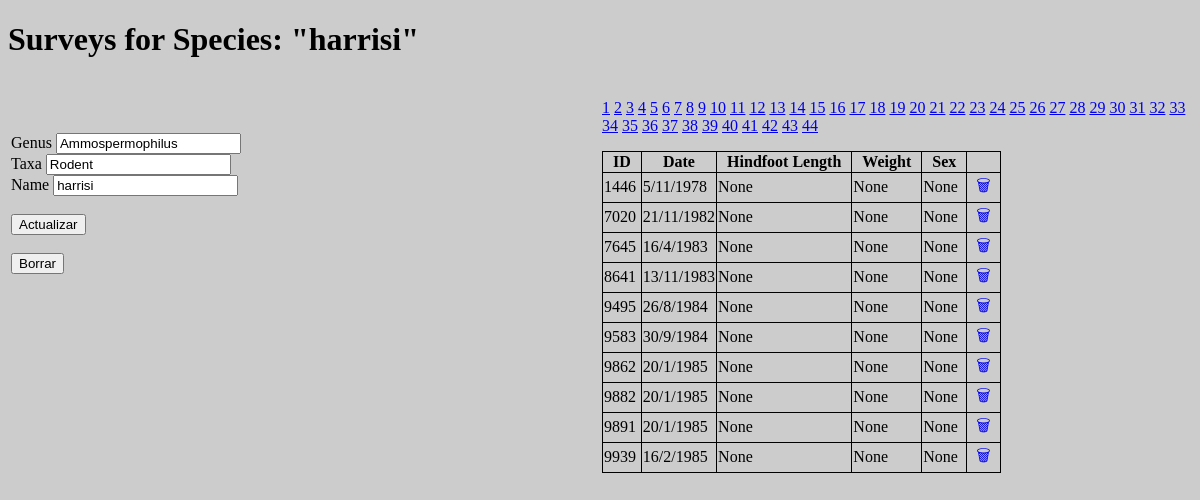
/species/AH, run on the app's committed database.
### mammals/models.py (models this page shows)
    class Species(db.Model):
        __tablename__ = "species"
        uid = db.Column("species_id", db.String, primary_key=True)
        genus = db.Column("genus", db.String)
        name = db.Column("species", db.String)
        taxa = db.Column("taxa", db.String)
        surveys = db.relationship("Survey", backref="species", lazy=True)

    class Survey(db.Model):
        __tablename__ = "surveys"
        uid = db.Column("record_id", db.BigInteger, primary_key=True)
        day = db.Column("day", db.BigInteger)
        month = db.Column("month", db.BigInteger)
        year = db.Column("year", db.BigInteger)
        plot_id = db.Column(db.BigInteger, db.ForeignKey("plots.plot_id"))
        species_id = db.Column(db.String, db.ForeignKey("species.species_id"))
        sex = db.Column("sex", db.String)
        hindfoot_length = db.Column("hindfoot_length", db.Float)
        weight = db.Column("weight", db.Float)

### mammals/views.py (the view, shortened to what this page needs)
    @app.route("/species/<uid>", methods=["GET", "POST"])
    def list_species_surveys(uid: str):
        page = int(request.args.get("page", 1))
        species_surveys = db_access["species_surveys"]
        surveys = species_surveys(uid, page)
        total_pages = ceil(surveys.total / 10)
        species_read = db_access["species_read"]
        species = species_read(uid)
        return render_template(
            "species.html",
            species=species,
            surveys=surveys,
            pages=[i + 1 for i in range(total_pages)],
        )

### mammals/templates/species.html
{% extends 'base.html' %} {% block content %}
<h1>Surveys for Species: "{{ species.name }}"</h1>
<table width="100%">
  <tbody>
    <tr>
      <td class="align-top" width="50%">
        <form
          class="species-form"
          action="/species/{{ species.uid }}"
          method="post"
        >
          <label for="genus_input">Genus</label>
          <input
            type="text"
            name="genus"
            id="genus_input"
            value="{{ species.genus }}"
          /><br />
          <label for="taxa_input">Taxa</label>
          <input
            type="text"
            name="taxa"
            id="taxa_input"
            value="{{ species.taxa }}"
          /><br />
          <label for="name_input">Name</label>
          <input
            type="text"
            name="name"
            id="name_input"
            value="{{ species.name }}"
          /><br />
          <br />
          <input type="submit" value="Actualizar" />
        </form>
        <br />
        <form action="/species/{{ species.uid }}/delete" method="post">
          <input type="submit" value="Borrar" />
        </form>
      </td>
      <td width="50%">
        <p>
          {% for page in pages %} {% if page == species.page %}
          <a
            href="/species/{{ species.uid }}?page={{ page }}"
            class="current-page"
            ><strong>{{ page }}</strong></a
          >
          {% else %}
          <a href="/species/{{ species.uid }}?page={{ page }}">{{ page }}</a>
          {% endif %} {% endfor %}
        </p>
        <table id="species-table">
          <thead>
            <tr>
              <th>ID</th>
              <th>Date</th>
              <th>Hindfoot Length</th>
              <th>Weight</th>
              <th>Sex</th>
              <th></th>
            </tr>
          </thead>
          <tbody>
            {% for s in surveys %}
            <tr>
              <td>{{ s.uid }}</td>
              <td>{{ s.day }}/{{ s.month }}/{{ s.year }}</td>
              <td>{{ s.hindfoot_length }}</td>
              <td>{{ s.weight }}</td>
              <td>{{ s.sex }}</td>
              <td>
                <a
                  title="Borrar Survey"
                  class="delete-btn"
                  href="/species/{{ species.uid }}/surveys/{{ s.uid }}/delete"
                >
                🗑
                </a>
              </td>
            </tr>
            {% endfor %}
          </tbody>
        </table>
      </td>
    </tr>
  </tbody>
</table>
{% endblock %}

### mammals/static/mystyle.css (style rules this page uses)
html { background: #cccccc; }
tr { padding-bottom: 10px !important; }
#species-table { border: solid 1px black; border-collapse: collapse; }
#species-table th { border: solid 1px black; padding-left: 10px; padding-right: 10px; }
#species-table td { border: solid 1px black; }
.delete-btn { text-decoration: none; padding: 0.5rem; }
.align-top { vertical-align: top; }
.species-form { margin-top: 50px; }

### data on the page
Species: name "harrisi", genus "Ammospermophilus", taxa "Rodent"
Survey: uid "1446", day "5", month "11", year "1978", hindfoot_length "None", weight "None", sex "None"

### other printed values
{{ page }} "1" "2" "3" "4" "5" "6" "7" "8" "9" "10" "11" "12" "13" "14" "15" "16" "17" "18" "19" "20" "21" "22" "23" "24" "25" "26" "27" "28" "29" "30" "31" "32" "33" "34" "35" "36" "37" "38" "39" "40" "41" "42" "43" "44"
{{ s.uid }} "7020" "7645" "8641" "9495" "9583" "9862" "9882" "9891" "9939"
{{ s.day }} "21" "16" "13" "26" "30" "20" "20" "20" "16"
{{ s.month }} "11" "4" "11" "8" "9" "1" "1" "1" "2"
{{ s.year }} "1982" "1983" "1983" "1984" "1984" "1985" "1985" "1985" "1985"
{{ s.hindfoot_length }} "None" "None" "None" "None" "None" "None" "None" "None" "None"
{{ s.weight }} "None" "None" "None" "None" "None" "None" "None" "None" "None"
{{ s.sex }} "None" "None" "None" "None" "None" "None" "None" "None" "None"
